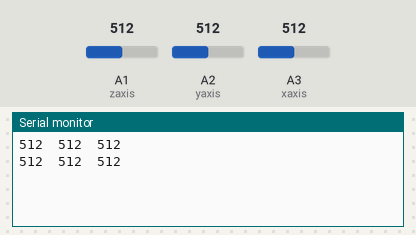
Bench run of a sketch on a simulated Arduino Uno, built with avr-gcc and run on an emulated ATmega328P. Shown: the last lines printed to the serial monitor. The test bench sets the inputs (shaded band); at power-on: A1 (zaxis) = 512, A2 (yaxis) = 512, A3 (xaxis) = 512.

Above: at 3.8 s.
3.9 s: A1 (zaxis) set to 716
At 6.6 s:
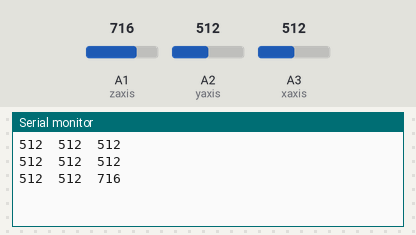
7.8 s: A2 (yaxis) set to 716
At 10.1 s:
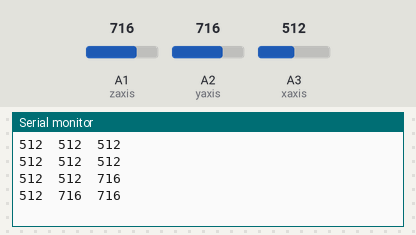
11.7 s: A3 (xaxis) set to 716
At 12.4 s:
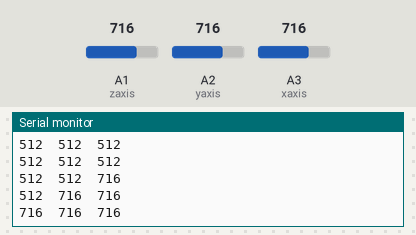
15.6 s: A1 (zaxis) set to 900
At 19.2 s:
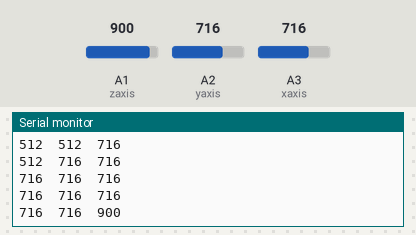
19.5 s: A2 (yaxis) set to 900
At 21.7 s:
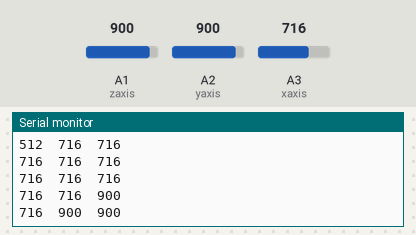
23.4 s: A3 (xaxis) set to 900
At 25.3 s:
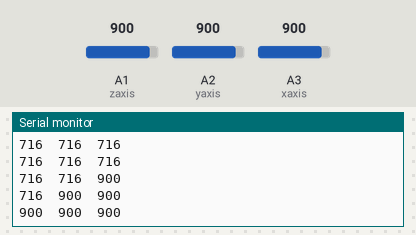
Timing chart, 0 to 26.8 s (numbered marks = the images above; inputs shaded):
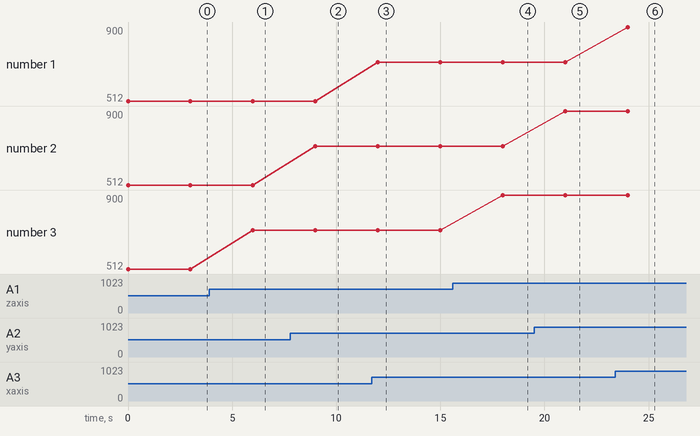

Measured:
- after the input at 3.9 s, the serial monitor: prints a new line after 2.1 s (image 1)
- after the input at 7.8 s, the serial monitor: prints a new line after 1.2 s (image 2)
- after the input at 11.7 s, the serial monitor: prints a new line after 0.30 s (image 3)
- after the input at 15.6 s, the serial monitor: prints a new line after 2.4 s (image 4)
- after the input at 19.5 s, the serial monitor: prints a new line after 1.5 s (image 5)
- after the input at 23.4 s, the serial monitor: prints a new line after 0.61 s (image 6)
- plotted number 3: 512 → 716 after the input at 3.9 s, 716 → 900 after the input at 15.6 s

The sketch:

accelerometer.ino
```cpp
//define the pins
const int xaxis = A3;
const int yaxis = A2;
const int zaxis = A1;

void setup() {
  // put your setup code here, to run once:
  //initialize the serial communication
  Serial.begin(9600);

}

void loop() {
  // put your main code here, to run repeatedly:
  //print the sensor values:
  Serial.print(analogRead(xaxis));
  Serial.print("\t");
  Serial.print(analogRead(yaxis));
  Serial.print("\t");
  Serial.print(analogRead(zaxis));
  Serial.println();

  delay(3000);

}
```
